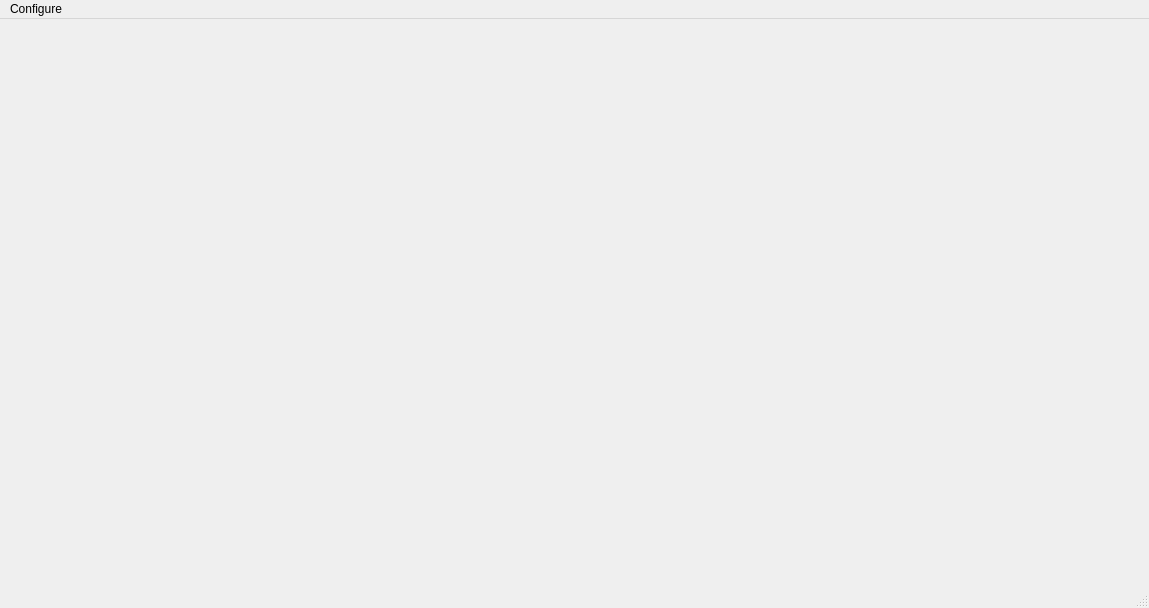
<?xml version="1.0" encoding="UTF-8"?>
<ui version="4.0">
 <class>MainWindow</class>
 <widget class="QMainWindow" name="MainWindow">
  <property name="geometry">
   <rect>
    <x>0</x>
    <y>0</y>
    <width>1149</width>
    <height>608</height>
   </rect>
  </property>
  <property name="palette">
   <palette>
    <active>
     <colorrole role="WindowText">
      <brush brushstyle="SolidPattern">
       <color alpha="255">
        <red>255</red>
        <green>255</green>
        <blue>255</blue>
       </color>
      </brush>
     </colorrole>
     <colorrole role="Button">
      <brush brushstyle="SolidPattern">
       <color alpha="255">
        <red>85</red>
        <green>87</green>
        <blue>83</blue>
       </color>
      </brush>
     </colorrole>
     <colorrole role="Light">
      <brush brushstyle="SolidPattern">
       <color alpha="255">
        <red>127</red>
        <green>130</green>
        <blue>124</blue>
       </color>
      </brush>
     </colorrole>
     <colorrole role="Midlight">
      <brush brushstyle="SolidPattern">
       <color alpha="255">
        <red>106</red>
        <green>108</green>
        <blue>103</blue>
       </color>
      </brush>
     </colorrole>
     <colorrole role="Dark">
      <brush brushstyle="SolidPattern">
       <color alpha="255">
        <red>42</red>
        <green>43</green>
        <blue>41</blue>
       </color>
      </brush>
     </colorrole>
     <colorrole role="Mid">
      <brush brushstyle="SolidPattern">
       <color alpha="255">
        <red>57</red>
        <green>58</green>
        <blue>55</blue>
       </color>
      </brush>
     </colorrole>
     <colorrole role="Text">
      <brush brushstyle="SolidPattern">
       <color alpha="255">
        <red>255</red>
        <green>255</green>
        <blue>255</blue>
       </color>
      </brush>
     </colorrole>
     <colorrole role="BrightText">
      <brush brushstyle="SolidPattern">
       <color alpha="255">
        <red>255</red>
        <green>255</green>
        <blue>255</blue>
       </color>
      </brush>
     </colorrole>
     <colorrole role="ButtonText">
      <brush brushstyle="SolidPattern">
       <color alpha="255">
        <red>255</red>
        <green>255</green>
        <blue>255</blue>
       </color>
      </brush>
     </colorrole>
     <colorrole role="Base">
      <brush brushstyle="SolidPattern">
       <color alpha="255">
        <red>0</red>
        <green>0</green>
        <blue>0</blue>
       </color>
      </brush>
     </colorrole>
     <colorrole role="Window">
      <brush brushstyle="SolidPattern">
       <color alpha="255">
        <red>85</red>
        <green>87</green>
        <blue>83</blue>
       </color>
      </brush>
     </colorrole>
     <colorrole role="Shadow">
      <brush brushstyle="SolidPattern">
       <color alpha="255">
        <red>0</red>
        <green>0</green>
        <blue>0</blue>
       </color>
      </brush>
     </colorrole>
     <colorrole role="AlternateBase">
      <brush brushstyle="SolidPattern">
       <color alpha="255">
        <red>42</red>
        <green>43</green>
        <blue>41</blue>
       </color>
      </brush>
     </colorrole>
     <colorrole role="ToolTipBase">
      <brush brushstyle="SolidPattern">
       <color alpha="255">
        <red>255</red>
        <green>255</green>
        <blue>220</blue>
       </color>
      </brush>
     </colorrole>
     <colorrole role="ToolTipText">
      <brush brushstyle="SolidPattern">
       <color alpha="255">
        <red>0</red>
        <green>0</green>
        <blue>0</blue>
       </color>
      </brush>
     </colorrole>
    </active>
    <inactive>
     <colorrole role="WindowText">
      <brush brushstyle="SolidPattern">
       <color alpha="255">
        <red>0</red>
        <green>0</green>
        <blue>0</blue>
       </color>
      </brush>
     </colorrole>
     <colorrole role="Button">
      <brush brushstyle="SolidPattern">
       <color alpha="255">
        <red>239</red>
        <green>239</green>
        <blue>239</blue>
       </color>
      </brush>
     </colorrole>
     <colorrole role="Light">
      <brush brushstyle="SolidPattern">
       <color alpha="255">
        <red>255</red>
        <green>255</green>
        <blue>255</blue>
       </color>
      </brush>
     </colorrole>
     <colorrole role="Midlight">
      <brush brushstyle="SolidPattern">
       <color alpha="255">
        <red>202</red>
        <green>202</green>
        <blue>202</blue>
       </color>
      </brush>
     </colorrole>
     <colorrole role="Dark">
      <brush brushstyle="SolidPattern">
       <color alpha="255">
        <red>159</red>
        <green>159</green>
        <blue>159</blue>
       </color>
      </brush>
     </colorrole>
     <colorrole role="Mid">
      <brush brushstyle="SolidPattern">
       <color alpha="255">
        <red>184</red>
        <green>184</green>
        <blue>184</blue>
       </color>
      </brush>
     </colorrole>
     <colorrole role="Text">
      <brush brushstyle="SolidPattern">
       <color alpha="255">
        <red>0</red>
        <green>0</green>
        <blue>0</blue>
       </color>
      </brush>
     </colorrole>
     <colorrole role="BrightText">
      <brush brushstyle="SolidPattern">
       <color alpha="255">
        <red>255</red>
        <green>255</green>
        <blue>255</blue>
       </color>
      </brush>
     </colorrole>
     <colorrole role="ButtonText">
      <brush brushstyle="SolidPattern">
       <color alpha="255">
        <red>0</red>
        <green>0</green>
        <blue>0</blue>
       </color>
      </brush>
     </colorrole>
     <colorrole role="Base">
      <brush brushstyle="SolidPattern">
       <color alpha="255">
        <red>255</red>
        <green>255</green>
        <blue>255</blue>
       </color>
      </brush>
     </colorrole>
     <colorrole role="Window">
      <brush brushstyle="SolidPattern">
       <color alpha="255">
        <red>239</red>
        <green>239</green>
        <blue>239</blue>
       </color>
      </brush>
     </colorrole>
     <colorrole role="Shadow">
      <brush brushstyle="SolidPattern">
       <color alpha="255">
        <red>118</red>
        <green>118</green>
        <blue>118</blue>
       </color>
      </brush>
     </colorrole>
     <colorrole role="AlternateBase">
      <brush brushstyle="SolidPattern">
       <color alpha="255">
        <red>247</red>
        <green>247</green>
        <blue>247</blue>
       </color>
      </brush>
     </colorrole>
     <colorrole role="ToolTipBase">
      <brush brushstyle="SolidPattern">
       <color alpha="255">
        <red>255</red>
        <green>255</green>
        <blue>220</blue>
       </color>
      </brush>
     </colorrole>
     <colorrole role="ToolTipText">
      <brush brushstyle="SolidPattern">
       <color alpha="255">
        <red>0</red>
        <green>0</green>
        <blue>0</blue>
       </color>
      </brush>
     </colorrole>
    </inactive>
    <disabled>
     <colorrole role="WindowText">
      <brush brushstyle="SolidPattern">
       <color alpha="255">
        <red>42</red>
        <green>43</green>
        <blue>41</blue>
       </color>
      </brush>
     </colorrole>
     <colorrole role="Button">
      <brush brushstyle="SolidPattern">
       <color alpha="255">
        <red>85</red>
        <green>87</green>
        <blue>83</blue>
       </color>
      </brush>
     </colorrole>
     <colorrole role="Light">
      <brush brushstyle="SolidPattern">
       <color alpha="255">
        <red>127</red>
        <green>130</green>
        <blue>124</blue>
       </color>
      </brush>
     </colorrole>
     <colorrole role="Midlight">
      <brush brushstyle="SolidPattern">
       <color alpha="255">
        <red>106</red>
        <green>108</green>
        <blue>103</blue>
       </color>
      </brush>
     </colorrole>
     <colorrole role="Dark">
      <brush brushstyle="SolidPattern">
       <color alpha="255">
        <red>42</red>
        <green>43</green>
        <blue>41</blue>
       </color>
      </brush>
     </colorrole>
     <colorrole role="Mid">
      <brush brushstyle="SolidPattern">
       <color alpha="255">
        <red>57</red>
        <green>58</green>
        <blue>55</blue>
       </color>
      </brush>
     </colorrole>
     <colorrole role="Text">
      <brush brushstyle="SolidPattern">
       <color alpha="255">
        <red>42</red>
        <green>43</green>
        <blue>41</blue>
       </color>
      </brush>
     </colorrole>
     <colorrole role="BrightText">
      <brush brushstyle="SolidPattern">
       <color alpha="255">
        <red>255</red>
        <green>255</green>
        <blue>255</blue>
       </color>
      </brush>
     </colorrole>
     <colorrole role="ButtonText">
      <brush brushstyle="SolidPattern">
       <color alpha="255">
        <red>42</red>
        <green>43</green>
        <blue>41</blue>
       </color>
      </brush>
     </colorrole>
     <colorrole role="Base">
      <brush brushstyle="SolidPattern">
       <color alpha="255">
        <red>85</red>
        <green>87</green>
        <blue>83</blue>
       </color>
      </brush>
     </colorrole>
     <colorrole role="Window">
      <brush brushstyle="SolidPattern">
       <color alpha="255">
        <red>85</red>
        <green>87</green>
        <blue>83</blue>
       </color>
      </brush>
     </colorrole>
     <colorrole role="Shadow">
      <brush brushstyle="SolidPattern">
       <color alpha="255">
        <red>177</red>
        <green>177</green>
        <blue>177</blue>
       </color>
      </brush>
     </colorrole>
     <colorrole role="AlternateBase">
      <brush brushstyle="SolidPattern">
       <color alpha="255">
        <red>247</red>
        <green>247</green>
        <blue>247</blue>
       </color>
      </brush>
     </colorrole>
     <colorrole role="ToolTipBase">
      <brush brushstyle="SolidPattern">
       <color alpha="255">
        <red>255</red>
        <green>255</green>
        <blue>220</blue>
       </color>
      </brush>
     </colorrole>
     <colorrole role="ToolTipText">
      <brush brushstyle="SolidPattern">
       <color alpha="255">
        <red>0</red>
        <green>0</green>
        <blue>0</blue>
       </color>
      </brush>
     </colorrole>
    </disabled>
   </palette>
  </property>
  <property name="windowTitle">
   <string>MainWindow</string>
  </property>
  <widget class="QWidget" name="centralwidget">
   <layout class="QVBoxLayout" name="verticalLayout"/>
  </widget>
  <widget class="QMenuBar" name="menubar">
   <property name="geometry">
    <rect>
     <x>0</x>
     <y>0</y>
     <width>1149</width>
     <height>22</height>
    </rect>
   </property>
   <widget class="QMenu" name="menuConfigure">
    <property name="title">
     <string>Configure</string>
    </property>
    <addaction name="actionSet_Model"/>
   </widget>
   <addaction name="menuConfigure"/>
  </widget>
  <widget class="QStatusBar" name="statusbar"/>
  <action name="actionSet_Model">
   <property name="text">
    <string>Set Model</string>
   </property>
  </action>
 </widget>
 <resources/>
 <connections/>
</ui>
